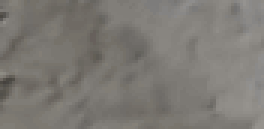
#> input picture cosmetic_assessment/debug_roi.png, 88 x 43 px (shown 3 times larger)
$ python -i preprocessing.py   (imports and definitions only)
#> lines starting #> are read from the running program, lines starting #| are printed output that depends on the picture
#> further down, picture is the input picture: shape (43, 88, 3); mean B, G, R 116.4, 121.7, 124.8
from __future__ import annotations

import cv2
import numpy as np


def gray_world_white_balance(image_bgr: np.ndarray) -> np.ndarray:
    img = image_bgr.astype(np.float32)
    mean_b, mean_g, mean_r = cv2.mean(img)[:3]
#> mean_b = 116.4; mean_g = 121.7; mean_r = 124.8
    mean_gray = (mean_b + mean_g + mean_r) / 3.0
#> mean_gray = 121
    gains = np.array([
        mean_gray / max(mean_b, 1e-6),
        mean_gray / max(mean_g, 1e-6),
        mean_gray / max(mean_r, 1e-6),
    ], dtype=np.float32)
#> gains = [1.04, 0.994, 0.969]
    balanced = img * gains.reshape(1, 1, 3)
    return np.clip(balanced, 0, 255).astype(np.uint8)


def enhance_phone_photo(image_bgr: np.ndarray) -> np.ndarray:
    balanced = gray_world_white_balance(image_bgr)
    denoised = cv2.fastNlMeansDenoisingColored(balanced, None, 3, 3, 7, 21)

    lab = cv2.cvtColor(denoised, cv2.COLOR_BGR2LAB)
#> lab: shape (43, 88, 3); mean of channels 0, 1, 2 129.3, 127.9, 128
    l, a, b = cv2.split(lab)
    clahe = cv2.createCLAHE(clipLimit=2.0, tileGridSize=(8, 8))
    l2 = clahe.apply(l)
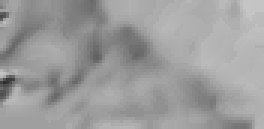
#> l2: shape (43, 88) (shown 3 times larger); min 46, max 197, mean 156.3
    contrast = cv2.cvtColor(cv2.merge((l2, a, b)), cv2.COLOR_LAB2BGR)

    blur = cv2.GaussianBlur(contrast, (0, 0), 1.0)
    sharpened = cv2.addWeighted(contrast, 1.15, blur, -0.15, 0)
    return sharpened

>>> import cv2
>>> picture = cv2.imread('../debug_roi.png')
>>> result = enhance_phone_photo(picture)
